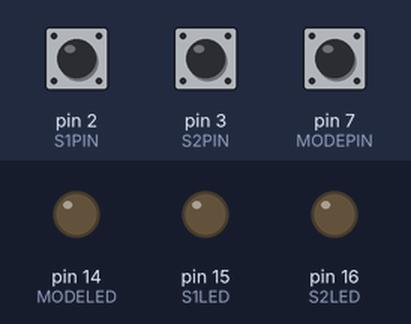
Simulated run of this sketch. Board: Arduino Leonardo, built with avr-gcc and run on an emulated ATmega32U4. On the bench: output pins drawn as LEDs (lit = HIGH). The inputs (shaded band) are chosen by the test bench; at power-on: pin 2 (S1PIN) HIGH, pin 3 (S2PIN) HIGH, pin 7 (MODEPIN) HIGH.

Above: at 1.2 s.
1.3 s: pin 2 (S1PIN) pulled LOW for 0.15 s
At 1.37 s:
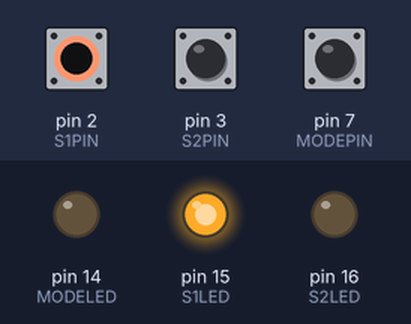
2.9 s: pin 3 (S2PIN) pulled LOW for 0.15 s
At 2.98 s:
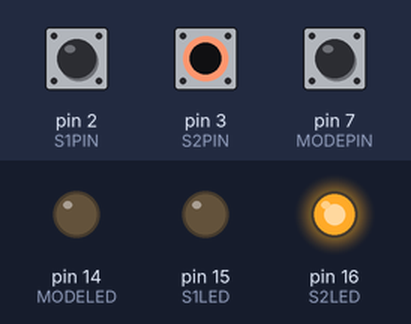
4.5 s: pin 7 (MODEPIN) pulled LOW for 0.15 s
At 4.58 s:
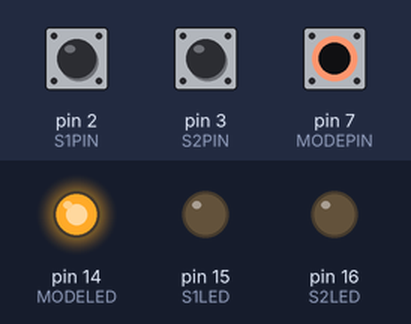
6.1 s: pin 7 (MODEPIN) pulled LOW for 3.2 s
At 10.0 s:
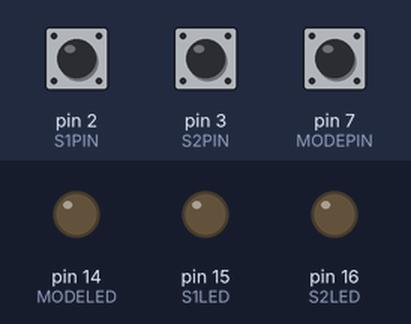
10.8 s: pin 2 (S1PIN) pulled LOW for 3.2 s
At 12.1 s:
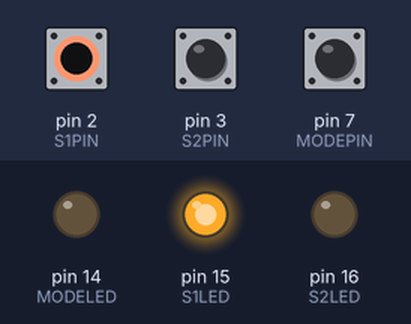
15.5 s: pin 2 (S1PIN) driven LOW and pin 3 (S2PIN) driven LOW
At 15.9 s:
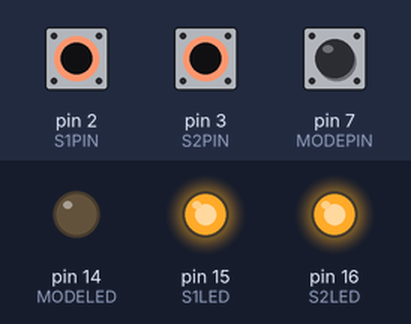
Timing chart, 0 to 18.0 s (numbered marks = the images above; inputs shaded):
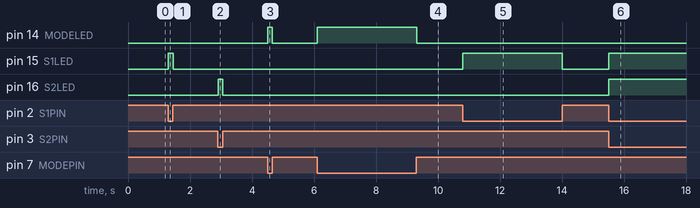

Measured:
- after the input at 1.3 s, pin 15 (S1LED): LOW → HIGH at once, → LOW 0.15 s later
- after the input at 2.9 s, pin 16 (S2LED): LOW → HIGH at once, → LOW 0.14 s later
- after the input at 4.5 s, pin 14 (MODELED): LOW → HIGH at once, → LOW 0.15 s later
- after the input at 6.1 s, pin 14 (MODELED): LOW → HIGH at once, → LOW 3.2 s later
- after the input at 10.8 s, pin 15 (S1LED): LOW → HIGH at once, → LOW 3.2 s later
- after the input at 15.5 s, pin 15 (S1LED), pin 16 (S2LED): LOW → HIGH at once

The sketch:

footswitch.ino
```cpp
 #include "MIDIUSB.h"

#define S1PIN 2
#define S2PIN 3
#define MODEPIN 7

#define MODELED 14
#define S2LED 16
#define S1LED 15

int S1, S1p;
int S2, S2p;

int mode;

int state1 = 0, state2= 0;

// First parameter is the event type (0x09 = note on, 0x08 = note off).
// Second parameter is note-on/note-off, combined with the channel.
// Channel can be anything between 0-15. Typically reported to the user as 1-16.
// Third parameter is the note number (48 = middle C).
// Fourth parameter is the velocity (64 = normal, 127 = fastest).

void noteOn(byte channel, byte pitch, byte velocity) {
  midiEventPacket_t noteOn = {0x09, 0x90 | channel, pitch, velocity};
  MidiUSB.sendMIDI(noteOn);
}

void noteOff(byte channel, byte pitch, byte velocity) {
  midiEventPacket_t noteOff = {0x08, 0x80 | channel, pitch, velocity};
  MidiUSB.sendMIDI(noteOff);
}

void setup() {
  pinMode(MODEPIN, INPUT_PULLUP);
  pinMode(S1PIN, INPUT_PULLUP);
  pinMode(S2PIN, INPUT_PULLUP);

  pinMode(S1LED, OUTPUT);
  pinMode(S2LED, OUTPUT);
  pinMode(MODELED, OUTPUT);

  S1 = digitalRead(S1PIN);
  S2 = digitalRead(S2PIN);
  S1p = S1;
  S2p = S2;

  digitalWrite(S1LED, !S1);
  digitalWrite(S2LED, !S2);
}

// First parameter is the event type (0x0B = control change).
// Second parameter is the event type, combined with the channel.
// Third parameter is the control number number (0-119).
// Fourth parameter is the control value (0-127).

void controlChange(byte channel, byte control, byte value) {
  midiEventPacket_t event = {0x0B, 0xB0 | channel, control, value};
  MidiUSB.sendMIDI(event);
}

void loop() {
  S1 = digitalRead(S1PIN);
  S2 = digitalRead(S2PIN);
  mode = digitalRead(MODEPIN);
  if (S1 != S1p) {
    S1p = S1;
    if (mode) {
      state1 = !state1;
      if (state1) {
        controlChange(0, 0, 127);
      } else {
        controlChange(0, 0, 0);
      }
    } else {
      noteOn(0, 0, 127);
    }
  }
  if (S2 != S2p) {
    S2p = S2;
    if (mode) {
      state2 = !state2;
      if (state2) {
        controlChange(0, 1, 127);
      } else {
        controlChange(0, 1, 0);
      }
    } else {
      noteOn(0, 1, 127);
    }
  }
  MidiUSB.flush();
  digitalWrite(S1LED, state1);
  digitalWrite(S2LED, state2);
  digitalWrite(MODELED, !mode);
  delay(10);
}
```
